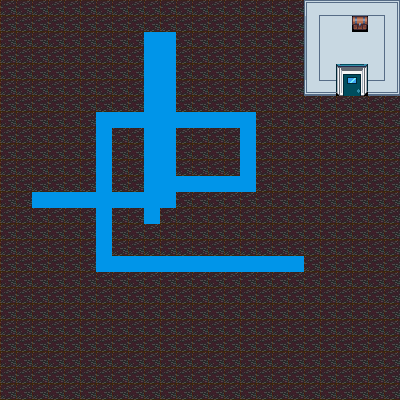

The image is a tile-based game level rendered from a .tmx file. Its description and source (layers, tilesets, objects; grid data summarised) follow:
An orthogonal 25x25 tile map with 16x16 px tiles, 1 tile layer (Livello tile 1), 4 tilesets and 35 objects.

<map version="1.10" tiledversion="1.11.2" orientation="orthogonal" renderorder="right-down" width="25" height="25" tilewidth="16" tileheight="16" infinite="0" nextlayerid="9" nextobjectid="41">
 <tileset firstgid="1" source="Terra.tsx" />
 <tileset firstgid="351" source="Water_Middle.tsx" />
 <tileset firstgid="352" source="City.tsx" />
 <tileset firstgid="4448" source="Chest.tsx" />
 <layer id="1" name="Livello tile 1" width="25" height="25">
  <data>[625 cells, 625 non-empty, 16 distinct tile ids]</data>
 </layer>
 <objectgroup id="2" name="Oggetti">
  <object id="23" x="32" y="192" width="16" height="16">
   <properties>
    <property name="name" value="arrivo" />
   </properties>
  </object>
  <object id="25" x="320" y="368">
   <properties>
    <property name="name" value="start" />
   </properties>
  </object>
  <object id="32" x="288" y="256" width="16" height="16">
   <properties>
    <property name="name" value="start blocco" />
   </properties>
  </object>
  <object id="38" x="336" y="64" width="32" height="16">
   <properties>
    <property name="name" value="porta" />
   </properties>
  </object>
  <object id="39" x="352" y="16" width="16" height="1">
   <properties>
    <property name="name" value="" />
   </properties>
  </object>
 </objectgroup>
 <objectgroup id="5" name="Solido">
  <object id="27" x="0" y="-16" width="416" height="16">
   <properties>
    <property name="name" value="solido" />
   </properties>
  </object>
  <object id="29" x="400" y="0" width="16" height="416">
   <properties>
    <property name="name" value="solido" />
   </properties>
  </object>
  <object id="30" x="-16" y="400" width="416" height="16">
   <properties>
    <property name="name" value="solido" />
   </properties>
  </object>
  <object id="31" x="-16" y="-16" width="16" height="416">
   <properties>
    <property name="name" value="solido" />
   </properties>
  </object>
  <object id="33" x="304" y="0" width="96" height="1.25">
   <properties>
    <property name="name" value="solido" />
   </properties>
  </object>
  <object id="34" x="304" y="16" width="16" height="64">
   <properties>
    <property name="name" value="solido" />
   </properties>
  </object>
  <object id="35" x="320" y="80" width="16" height="1.33333">
   <properties>
    <property name="name" value="solido" />
   </properties>
  </object>
  <object id="36" x="368" y="80" width="32">
   <properties>
    <property name="name" value="solido" />
   </properties>
  </object>
  <object id="37" x="384" y="16" width="16" height="64">
   <properties>
    <property name="name" value="solido" />
   </properties>
  </object>
 </objectgroup>
 <objectgroup id="3" name="BordoGhiaccio">
  <object id="1" x="144" y="16" width="32" height="16">
   <properties>
    <property name="name" value="solido blocco" />
   </properties>
  </object>
  <object id="2" x="176" y="16" width="16" height="96">
   <properties>
    <property name="name" value="solido blocco" />
   </properties>
  </object>
  <object id="3" x="192" y="96" width="80" height="16">
   <properties>
    <property name="name" value="solido blocco" />
   </properties>
  </object>
  <object id="4" x="256" y="112" width="16" height="96">
   <properties>
    <property name="name" value="solido blocco" />
   </properties>
  </object>
  <object id="5" x="176" y="192" width="80" height="16">
   <properties>
    <property name="name" value="solido blocco" />
   </properties>
  </object>
  <object id="6" x="112" y="240" width="192" height="16">
   <properties>
    <property name="name" value="solido blocco" />
   </properties>
  </object>
  <object id="7" x="304" y="240" width="16" height="48">
   <properties>
    <property name="name" value="solido blocco" />
   </properties>
  </object>
  <object id="8" x="80" y="272" width="224" height="16">
   <properties>
    <property name="name" value="solido blocco" />
   </properties>
  </object>
  <object id="9" x="80" y="208" width="16" height="64">
   <properties>
    <property name="name" value="solido blocco" />
   </properties>
  </object>
  <object id="10" x="80" y="96" width="16" height="96">
   <properties>
    <property name="name" value="solido blocco" />
   </properties>
  </object>
  <object id="11" x="96" y="96" width="48" height="16">
   <properties>
    <property name="name" value="solido blocco" />
   </properties>
  </object>
  <object id="12" x="176" y="128" width="64" height="48">
   <properties>
    <property name="name" value="solido blocco" />
   </properties>
  </object>
  <object id="13" x="112" y="128" width="32" height="64">
   <properties>
    <property name="name" value="solido blocco" />
   </properties>
  </object>
  <object id="14" x="128" y="16" width="16" height="80">
   <properties>
    <property name="name" value="solido blocco" />
   </properties>
  </object>
  <object id="15" x="160" y="208" width="112" height="16">
   <properties>
    <property name="name" value="solido blocco" />
   </properties>
  </object>
  <object id="17" x="112" y="224" width="64" height="16">
   <properties>
    <property name="name" value="solido blocco" />
   </properties>
  </object>
  <object id="18" x="112" y="208" width="32" height="16">
   <properties>
    <property name="name" value="solido blocco" />
   </properties>
  </object>
  <object id="19" x="16" y="176" width="64" height="16">
   <properties>
    <property name="name" value="solido blocco" />
   </properties>
  </object>
  <object id="20" x="16" y="192" width="16" height="32">
   <properties>
    <property name="name" value="solido blocco" />
   </properties>
  </object>
  <object id="21" x="32" y="208" width="48" height="16">
   <properties>
    <property name="name" value="solido blocco" />
   </properties>
  </object>
 </objectgroup>
 <objectgroup id="8" name="Teletrasporto">
  <object id="40" x="352" y="16" width="16" height="1.63636">
   <properties>
    <property name="mappa destinazione" value="inizio" />
    <property name="name" value="teletrasporto" />
   </properties>
  </object>
 </objectgroup>
</map>
